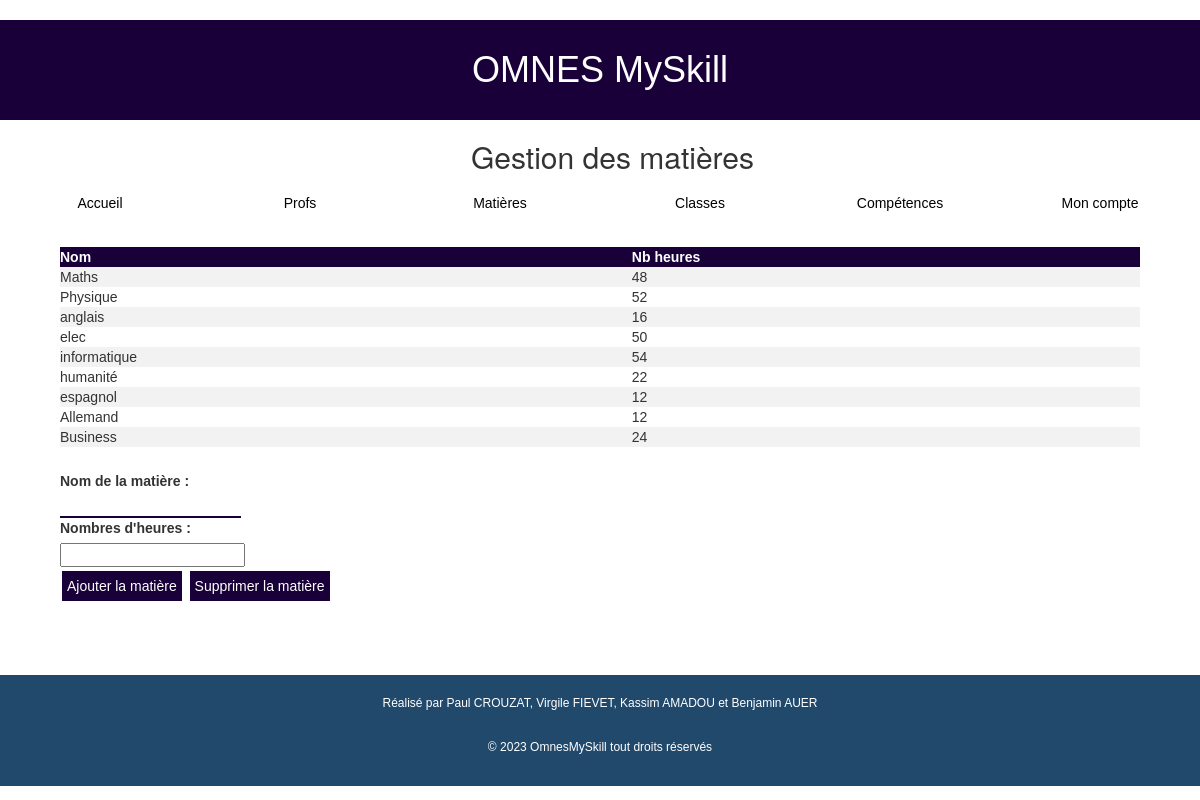
The page /matieresAdmin.php on the database its author committed.
### tables this page shows
CREATE TABLE `matieres` (
  `idMatiere` int(10) NOT NULL,
  `nom` varchar(25) NOT NULL,
  `NbHeures` int(100) NOT NULL
);

### affichage.php (called while the page is built, shortened)
<?php
  $page = $_SERVER['PHP_SELF'];
  $page = basename($page);
  switch($page) {
    case "matieresAdmin.php":
          $titre = "Gestion des matières";
          break;
  }
?>

### matieresAdmin.php (the view, shortened to what this page needs)
<!DOCTYPE html>
<html lang="en">
<head>
    <link rel="stylesheet" type="text/css" href="style_menu.css">
    <link rel="stylesheet" type="text/css" href="style_footer.css">
</head>
<body>
<?php
 include 'menuAdmin.php';
 include 'connexionBDD.php';
$sql = "SELECT * FROM matieres";
$stmt = $bdd->prepare($sql);
$stmt->execute();
$result = $stmt->fetchAll(PDO::FETCH_ASSOC);
?>
<div style="overflow-x:auto;">
<table>
        <tr>
            <th>Nom</th>
            <th>Nb heures</th>
        </tr>
        <?php
        if (count($result) > 0) {
            foreach ($result as $row) {
                echo "<tr>";
                echo "<td>".$row["nom"]."</td>";
                echo "<td>".$row["NbHeures"]."</td>";
                echo "</tr>";
            }
        } else {
            echo "<tr><td colspan='3'>No data found</td></tr>";
        }
        ?>
    </table>
    </div>
    <div class="formModif">
        <form method="post" action="ajoutSuppElements.php">
            <p>
                <label for="nom">Nom de la matière : </label> <br>
                <input type="text" name="nom" id="nom"> <br>
                <label for="nom">Nombres d'heures : </label> <br>
                <input type="number" name="heures" id="heures"> <br>
                <input type="submit" name="button1" value="Ajouter la matière">
                <input type="submit" name="button2" value="Supprimer la matière">
            </p>
        </form>
    </div>
</html>
</body>
<?php
include 'footer.php';
?>
</html>

### menuAdmin.php (shortened to what this page needs)
<!DOCTYPE html>
<html lang="en">
<head>
    <link rel="stylesheet" href="https://maxcdn.bootstrapcdn.com/bootstrap/3.3.7/css/bootstrap.min.css">
</head>
<body>
<a id="titre" href="accueilAdmin.php"><h1>OMNES MySkill</h1></a>
    <?php
    include 'affichage.php'
    ?>
    <h2><?php echo $titre; ?></h2>
    <nav>
    <div class="container-fluid">
            <div class="row">
                <div class="col-sm-2">
                    <a href="accueilAdmin.php"> Accueil </a>
                </div>
                <div class="col-sm-2">
                    <a href="profsAdmin.php"> Profs </a>
                </div>
                <div class="col-sm-2">
                    <a href="matieresAdmin.php"> Matières </a>
                </div>
                <div class="col-sm-2">
                    <a href="classesAdmin.php"> Classes </a>
                </div>
                <div class="col-sm-2">
                    <a href="competencesAdmin.php"> Compétences </a>
                </div>
                <div class="col-sm-2">
                    <a id="lastright" href="compteAdmin.php"> Mon compte </a>
                </div>
            </div>
    </div>
    </nav>
</body>
</html>

### footer.php (shortened to what this page needs)
<!DOCTYPE html>
<html lang="en">
<head>
</head>
<body>
<footer>
        <p>Réalisé par Paul CROUZAT, Virgile FIEVET, Kassim AMADOU et Benjamin AUER</p> <br>
        <p>© 2023 OmnesMySkill tout droits réservés</p>
    </footer>
</body>
</html>

### style_menu.css (style rules this page uses)
* { margin: 0px; padding: 0px; font-family: Avenir, sans-serif; }
nav { background-color: white; position: sticky; top: 0px; margin-bottom: 2%; }
nav a { display: block; text-decoration:none; text-align: center; color: black; padding: 10px 0px; }
h1 { font-family: 'Poppins', sans-serif; font-weight: 70; font-size: 5rem; text-align: center; color: #fff; text-shadow: 4px 4px 8px rgba(0, 0, 0, 0,2); transition: background-color 0.5s ease; padding: 20px; background-color: #190039; border-top: 10px solid #190039; border-bottom: 10px solid #190039; text-decoration: none; }
a h1 { text-decoration: none; }
#titre { color : white; }
h2 { font-family: 'Poppins', sans-serif; font-weight: 600; font-size: 3rem; text-align: center; color: black; margin-top: 50px; margin-bottom: 30px; margin-left: 25px; }
table { overflow: auto; margin-left:5%; margin-right:5%; width: 90%; text-align: left; border: none; }
th, td { padding: 15px; text-align: left; }
th { background-color: #190039; color: white; }
tr:nth-child(even) { background-color: #f2f2f2; }
form { overflow: auto; display: block; margin-left: auto; margin-right: auto; }
input[type=text] { border: none; border-bottom: 2px solid #190039; color: black; }
input[type=button], input[type=submit] { background-color: #190039; border: none; color: white; padding: 5px 5px; text-decoration: none; margin: 4px 2px; cursor: pointer; }
.formModif { margin-bottom: 5%; margin-left: 5%; margin-right: 5%; margin-top: 2%; }

### style_footer.css (style rules this page uses)
footer { position: relative; bottom: 0; left: 0; right: 0; background-color: #20496c; color: #fff; padding: 20px; font-size: 1.2rem; text-align: center; font-family: 'Poppins', sans-serif; }

### rows shown on the page
matieres: nom "Maths", NbHeures "48"
matieres: nom "Physique", NbHeures "52"
matieres: nom "anglais", NbHeures "16"
matieres: nom "elec", NbHeures "50"
matieres: nom "informatique", NbHeures "54"
matieres: nom "humanité", NbHeures "22"
matieres: nom "espagnol", NbHeures "12"
matieres: nom "Allemand", NbHeures "12"
matieres: nom "Business", NbHeures "24"

### other values the page prints
$titre "Gestion des matières"
